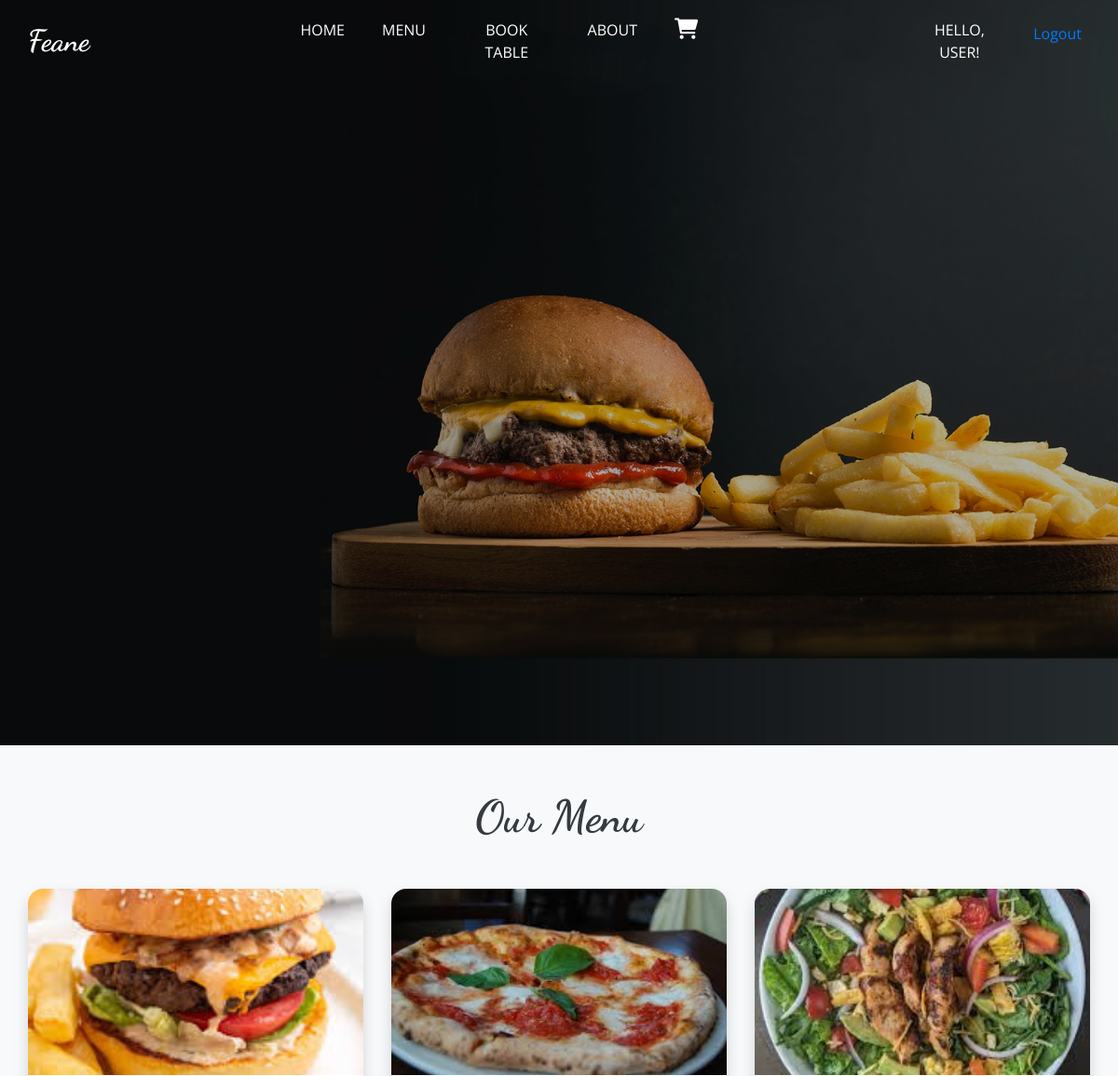
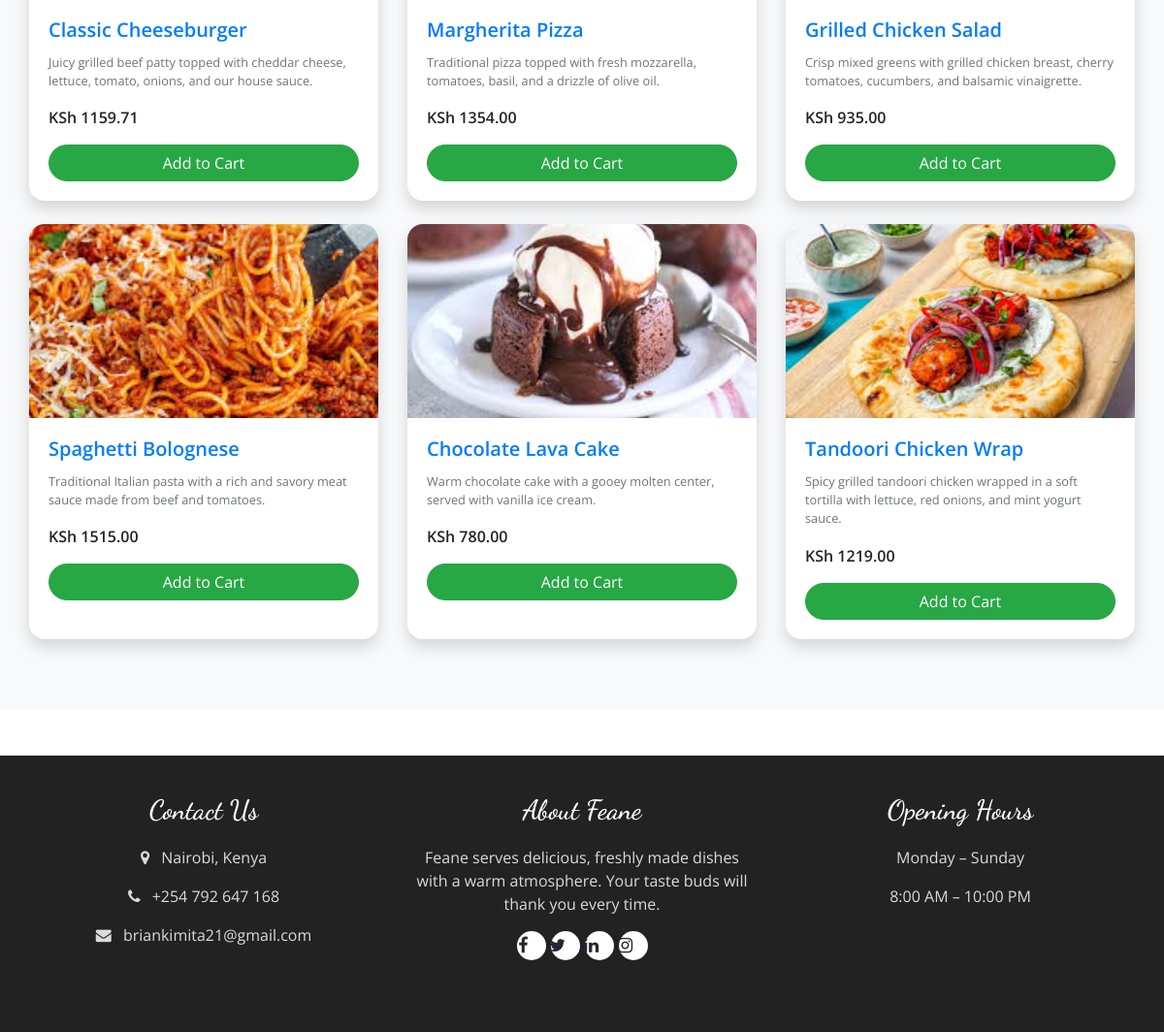
The page /menu/ (signed in) on the database its author committed (2 pictures, top to bottom).
### menu/models.py (models this page shows, shortened)
class MenuItem(models.Model):
    name = models.CharField(max_length=100)
    description = models.TextField()
    price = models.DecimalField(max_digits=6, decimal_places=2)
    image = models.ImageField(upload_to='menu/', blank=True, null=True)

### menu/views.py (the view)
# urls.py: path('menu/', include('menu.urls')),
@login_required
def menu(request):
    menu_items = MenuItem.objects.all()
    return render(request, 'menu.html', {'menu_items': menu_items})

### menu/context_processors.py (called while the page is built)
def cart_count(request):
    cart = request.session.get('cart', {})
    return {'cart_count': len(cart)}

### restaurant/templates/menu.html (shortened to what this page needs)
{% extends 'index.html' %}
{% load static %}
{% block content %}
<section class="py-5 bg-light">
  <div class="container">
    <h2 class="text-center mb-5 fw-bold display-5 text-dark">Our Menu</h2>
    <div class="row">
      {% for item in menu_items %}
      <div class="col-md-6 col-lg-4 mb-4">
        <div class="card h-100 border-0 shadow rounded-4 overflow-hidden">
          {% if item.image %}
          <img src="{{ item.image.url }}" class="card-img-top" alt="{{ item.name }}" style="height: 200px; object-fit: cover;">
          {% endif %}
          <div class="card-body">
            <h5 class="card-title fw-semibold text-primary">{{ item.name }}</h5>
            <p class="card-text text-muted small">{{ item.description }}</p>
            <p class="card-text fw-semibold">KSh {{ item.price }}</p>
            <form method="post" action="{% url 'add_to_cart' item.id %}">
              <button type="submit" class="btn btn-success w-100 rounded-pill">Add to Cart</button>
            </form>
          </div>
        </div>
      </div>
      {% empty %}
      <div class="col-12">
        <p class="text-center text-muted">No menu items available at the moment. Please check back later.</p>
      </div>
      {% endfor %}
    </div>
  </div>
</section>
{% endblock %}

### restaurant/templates/index.html (shortened to what this page needs)
<!DOCTYPE html>
{% load static %}
<html lang="en">
<head>
  <link rel="stylesheet" href="https://cdnjs.cloudflare.com/ajax/libs/font-awesome/6.0.0/css/all.min.css">
  <link rel="stylesheet" href="https://cdnjs.cloudflare.com/ajax/libs/jquery-nice-select/1.1.0/css/nice-select.min.css">
  <link rel="stylesheet" href="https://cdn.jsdelivr.net/npm/bootstrap@5.3.0/dist/css/bootstrap.min.css" />
  <link rel="stylesheet" href="{% static 'owlcarousel/owl.carousel.min.css' %}" />
  <link rel="stylesheet" href="{% static 'owlcarousel/owl.theme.default.min.css' %}" />
  <link rel="stylesheet" href="{% static 'css/bootstrap.css' %}" />
  <link rel="stylesheet" href="{% static 'css/font-awesome.min.css' %}" />
  <link rel="stylesheet" href="{% static 'css/style.css' %}" />
  <link rel="stylesheet" href="{% static 'css/responsive.css' %}" />
</head>
<body>
  <div class="hero_area">
    <div class="bg-box">
      <img src="{% static 'images/hero-bg.jpg' %}" alt="Hero Background">
    </div>
    <header class="header_section">
      <div class="container">
        <nav class="navbar navbar-expand-lg custom_nav-container">
          <a class="navbar-brand" href="{% url 'home' %}"><span>Feane</span></a>
          <div class="collapse navbar-collapse" id="navbarSupportedContent">
            <ul class="navbar-nav mx-auto">
              <li class="nav-item"><a class="nav-link" href="{% url 'home' %}">Home</a></li>
              <li class="nav-item"><a class="nav-link" href="{% url 'menu' %}">Menu</a></li>
              <li class="nav-item"><a class="nav-link" href="{% url 'book_table' %}">Book Table</a></li>
              <li class="nav-item"><a class="nav-link" href="{% url 'about' %}">About</a></li>
              <li class="nav-item">
                <a class="nav-link position-relative" href="{% url 'view_cart' %}">
                  <i class="fas fa-shopping-cart"></i>
                </a>
              </li>
            </ul>
            <ul class="navbar-nav">
              {% if user.is_authenticated %}
                <li class="nav-item">
                  <span class="nav-link">Hello, {{ user.username }}!</span>
                </li>
                <form method="POST" action="{% url 'logout' %}" style="display:inline;">
                  <button type="submit" class="nav-link btn btn-link">Logout</button>
                </form>
              {% else %}
                <li class="nav-item"><a class="nav-link" href="{% url 'login' %}">Login</a></li>
                <li class="nav-item"><a class="nav-link" href="{% url 'signup' %}">Sign Up</a></li>
              {% endif %}
            </ul>
          </div>
        </nav>
      </div>
    </header>
  </div>
  {% block content %}{% endblock %}
  <footer class="footer_section mt-5">
    <div class="container">
      <div class="row text-center text-md-start">
        <div class="col-md-4 mb-4">
          <h4>Contact Us</h4>
          <p><i class="fa fa-map-marker me-2"></i> Nairobi, Kenya</p>
          <p><i class="fa fa-phone me-2"></i> +254 792 647 168</p>
          <p><i class="fa fa-envelope me-2"></i> briankimita21@gmail.com</p>
        </div>
        <div class="col-md-4 mb-4">
          <h4>About Feane</h4>
          <p>Feane serves delicious, freshly made dishes with a warm atmosphere. Your taste buds will thank you every time.</p>
          <div class="footer_social mt-3">
            <a href="https://facebook.com/feane"><i class="fa fa-facebook me-3"></i></a>
            <a href="https://twitter.com/feane"><i class="fa fa-twitter me-3"></i></a>
            <a href="https://linkedin.com/company/feane"><i class="fa fa-linkedin me-3"></i></a>
            <a href="https://instagram.com/feane"><i class="fa fa-instagram me-3"></i></a>
          </div>
        </div>
        <div class="col-md-4 mb-4">
          <h4>Opening Hours</h4>
          <p>Monday – Sunday</p>
          <p>8:00 AM – 10:00 PM</p>
        </div>
      </div>
    </div>
  </footer>
</body>
</html>

### static/css/style.css (style rules this page uses)
body { font-family: "Open Sans", sans-serif; color: #0c0c0c; background-color: #ffffff; overflow-x: hidden; }
h1, h2 { font-family: 'Dancing Script', cursive; }
a, a:hover, a:focus { text-decoration: none; }
.btn, .btn:focus { outline: none !important; box-shadow: none; }
.hero_area { min-height: 400px; position: relative; z-index: 1; overflow: visible; background-color: #f8f8f8; color: black; }
.bg-box { position: absolute; top: 0; left: 0; width: 100%; height: 100%; z-index: 0; background-color: #283845; color: #131212; }
.bg-box img { width: 100%; height: 100%; -o-object-fit: cover; object-fit: cover; }
.header_section { padding: 15px 0; }
.navbar-brand { font-family: 'Dancing Script', cursive; }
.navbar-brand span { font-weight: bold; font-size: 32px; color: #ffffff; }
.custom_nav-container { padding: 0; }
.custom_nav-container .navbar-nav { padding-left: 18%; }
.custom_nav-container .navbar-nav .nav-item .nav-link { padding: 5px 20px; color: #ffffff; text-align: center; text-transform: uppercase; border-radius: 5px; transition: all 0.3s; }
.footer_section { background-color: #222831; color: #ffffff; padding: 75px 0 40px 0; text-align: center; }
.footer_section h4 { font-size: 28px; }
.footer_section h4, .footer_section .footer-logo { font-weight: 600; margin-bottom: 20px; font-family: 'Dancing Script', cursive; }
.footer_section p { color: #dbdbdb; }
.footer_section .footer_social { display: flex; justify-content: center; margin-top: 20px; margin-bottom: 10px; }
.footer_section .footer_social a { display: flex; justify-content: center; align-items: center; color: #222831; width: 30px; height: 30px; border-radius: 100%; background-color: #ffffff; border-radius: 100%; margin: 0 2.5px; font-size: 18px; }

### static/css/responsive.css (style rules this page uses)
@media (min-width: 1200px) { .container { max-width: 1170px; } }

### restaurant/templates/index.html (style rules this page uses)
.navbar .fa-shopping-cart { font-size: 1.4rem; position: relative; }
.hero_area { position: relative; height: 100vh; display: flex; flex-direction: column; justify-content: flex-start; }
.hero_area .bg-box img { height: 100%; width: 100%; -o-object-fit: cover; object-fit: cover; -webkit-filter: brightness(70%); filter: brightness(70%); }
.footer_section { background-color: #222; color: #ddd; padding: 40px 0; }
.footer_section a { color: #ccc; }
.footer_section h4 { color: #fff; margin-bottom: 20px; }

### rows shown on the page
MenuItem: image (picture), name "Classic Cheeseburger", description "Juicy grilled beef patty topped with cheddar cheese, lettuce, tomato, onions, and our house sauce.", price "1159.71"
MenuItem: image (picture), name "Margherita Pizza", description "Traditional pizza topped with fresh mozzarella, tomatoes, basil, and a drizzle of olive oil.", price "1354.00"
MenuItem: image (picture), name "Grilled Chicken Salad", description "Crisp mixed greens with grilled chicken breast, cherry tomatoes, cucumbers, and balsamic vinaigrette.", price "935.00"
MenuItem: image (picture), name "Spaghetti Bolognese", description "Traditional Italian pasta with a rich and savory meat sauce made from beef and tomatoes.", price "1515.00"
MenuItem: image (picture), name "Chocolate Lava Cake", description "Warm chocolate cake with a gooey molten center, served with vanilla ice cream.", price "780.00"
MenuItem: image (picture), name "Tandoori Chicken Wrap", description "Spicy grilled tandoori chicken wrapped in a soft tortilla with lettuce, red onions, and mint yogurt sauce.", price "1219.00"

### other values the page prints
{{ user.username }} "USER"
